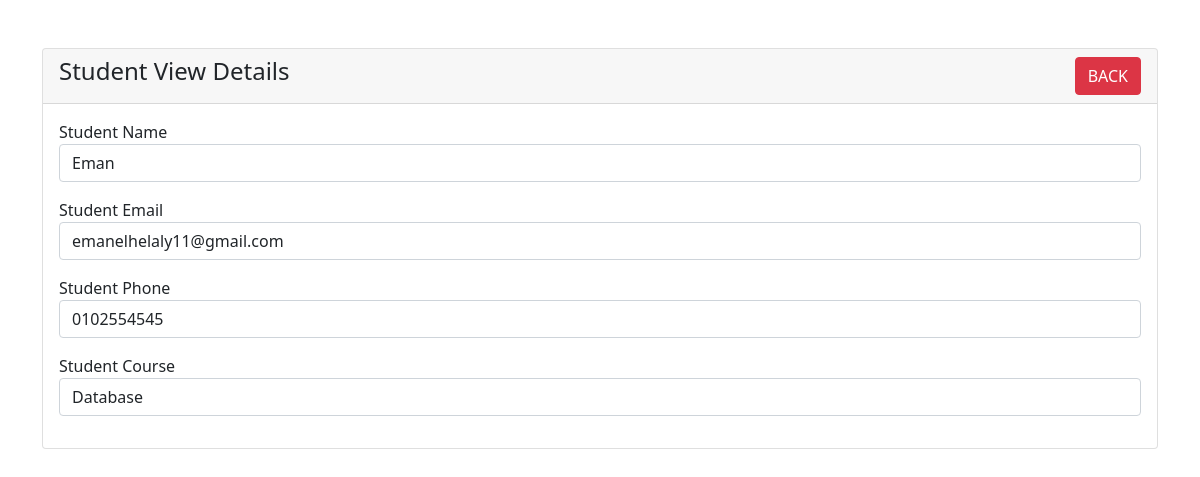
Page /view.php?id=1 on the committed database.
### tables this page shows
CREATE TABLE `students` (
  `id` int(11) NOT NULL,
  `name` varchar(200) NOT NULL,
  `email` varchar(200) NOT NULL,
  `phone` varchar(200) NOT NULL,
  `course` varchar(200) NOT NULL,
  `date` varchar(200) NOT NULL
);

### view.php (the view, shortened to what this page needs)
<?php
require 'conn.php';
?>
<!doctype html>
<html lang="en">
  <head>
    <link href="https://cdn.jsdelivr.net/npm/bootstrap@5.1.3/dist/css/bootstrap.min.css" rel="stylesheet">
</head>
<body>
    <div class="container mt-5">
        <div class="row">
            <div class="col-md-12">
                <div class="card">
                    <div class="card-header">
                        <h4>Student View Details
                            <a href="index.php" class="btn btn-danger float-end">BACK</a>
                        </h4>
                    </div>
                    <div class="card-body">
                        <?php
                        if(isset($_GET['id']))
                        {
                            $student_id = mysqli_real_escape_string($con, $_GET['id']);
                            $query = "SELECT * FROM students WHERE id='$student_id' ";
                            $query_run = mysqli_query($con, $query);
                            if(mysqli_num_rows($query_run) > 0)
                            {
                                $student = mysqli_fetch_array($query_run);
                                ?>
                                    <div class="mb-3">
                                        <label>Student Name</label>
                                        <p class="form-control">
                                            <?=$student['name'];?>
                                        </p>
                                    </div>
                                    <div class="mb-3">
                                        <label>Student Email</label>
                                        <p class="form-control">
                                            <?=$student['email'];?>
                                        </p>
                                    </div>
                                    <div class="mb-3">
                                        <label>Student Phone</label>
                                        <p class="form-control">
                                            <?=$student['phone'];?>
                                        </p>
                                    </div>
                                    <div class="mb-3">
                                        <label>Student Course</label>
                                        <p class="form-control">
                                            <?=$student['course'];?>
                                        </p>
                                    </div>
                                <?php
                            }
                            else
                            {
                                echo "<h4>No Such Id Found!</h4>";
                            }
                        }
                        ?>
                    </div>
                </div>
            </div>
        </div>
    </div>
</body>
</html>

### rows in the picture
students: name "Eman", email "emanelhelaly11@gmail.com", phone "0102554545", course "Database"
